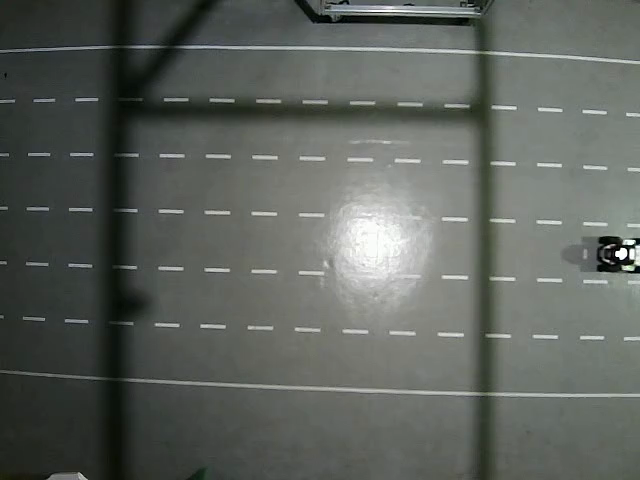
#> input picture src/examples/scripts/data_process/dual_cam_merge/view-left.png, 640 x 480 px
$ python pic_process-bypix.py
#> lines starting #> are read from the running program, lines starting #| are printed output that depends on the picture
import cv2
import numpy as np

def generate_target_control_points(source_points, image_shape, output_size, num_h_lines):
    """
    根据源控制点和期望的布局，自动生成目标控制点。
    假设所有点按行分组，并且我们希望将它们映射到一个均匀的网格上。
    """
    out_w, out_h = output_size
    img_w = image_shape[1]

    # 将y坐标均匀分布在垂直空间中
    # 在顶部和底部留出一些边距，所以我们将空间分成 num_h_lines + 1 份
    y_coords = np.linspace(out_h / (num_h_lines + 1), out_h * num_h_lines / (num_h_lines + 1), num_h_lines)

    target_points = []
    points_per_line = len(source_points) // num_h_lines

    for i in range(num_h_lines):
        for j in range(points_per_line):
            point_index = i * points_per_line + j
            src_x = source_points[point_index][0]

            # 按比例缩放x坐标
            dst_x = src_x * (out_w / img_w)
            dst_y = y_coords[i]
            target_points.append([dst_x, dst_y])

    return np.array(target_points, dtype=np.float32)


def correct_with_tps(image_path, source_points, output_size=(1000, 750), num_lines=3):
    """
    使用薄板样条插值(TPS)来校正镜头和透视畸变。

    参数:
    - image_path (str): 输入图像的路径。
    - source_points (np.array): N x 2 的源控制点数组。
    - output_size (tuple): 输出图像的 (宽度, 高度)。
    - num_lines (int): 场景中的车道线数量。

    返回:
    - warped_image (np.array): 校正后的鸟瞰图。
    """
#> called with image_path = 'view-left.png', source_points = array of shape (9, 2), output_size = (1000, 750), num_lines = 3
    img = cv2.imread(image_path)
#> img is the input picture: shape (480, 640, 3); mean B, G, R 92.9, 98.1, 93.4
    if img is None:
        raise FileNotFoundError(f"无法找到或打开图像: {image_path}")

    # 1. 创建TPS变换器
    tps = cv2.createThinPlateSplineShapeTransformer()

    # 2. 生成我们期望的目标控制点（一个完美的水平网格）
    target_points = generate_target_control_points(source_points, img.shape, output_size, num_lines)

    # 3. 准备OpenCV所需格式的控制点 (N, 1, 2)
    source_points_cv = source_points.reshape(-1, 1, 2).astype(np.float32)
    target_points_cv = target_points.reshape(-1, 1, 2).astype(np.float32)

    # 4. 估算TPS变换
    matches = [cv2.DMatch(i, i, 0) for i in range(len(source_points))]
    # *** 代码修正 #1: 调整参数顺序 ***
    # 计算从 source_points (moving) 到 target_points (target) 的变换
    tps.estimateTransformation(source_points_cv, target_points_cv, matches)

    # 5. 应用变换来扭曲图像
    # *** 代码修正 #2: 修正warpImage调用方式 ***
    # a. 创建一个所需尺寸的目标画布
    height, width = output_size[1], output_size[0]
    dst_canvas = np.zeros((height, width, 3), dtype=img.dtype)

    # b. 将源图像扭曲并绘制到目标画布上
    #    该函数会修改并返回 dst_canvas
    warped_image = tps.warpImage(img, dst_canvas, flags=cv2.INTER_CUBIC, borderMode=cv2.BORDER_CONSTANT)
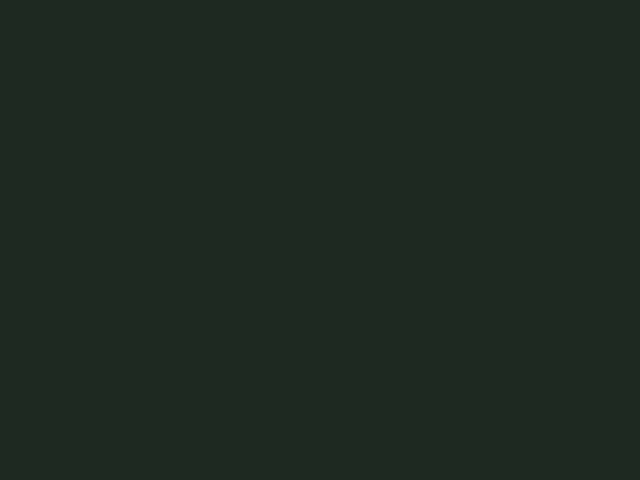
#> warped_image: shape (480, 640, 3); mean B, G, R 33, 41, 30
#> call 2 of correct_with_tps, with image_path = 'view-right.png', source_points = array of shape (9, 2), output_size = (1000, 750), num_lines = 3
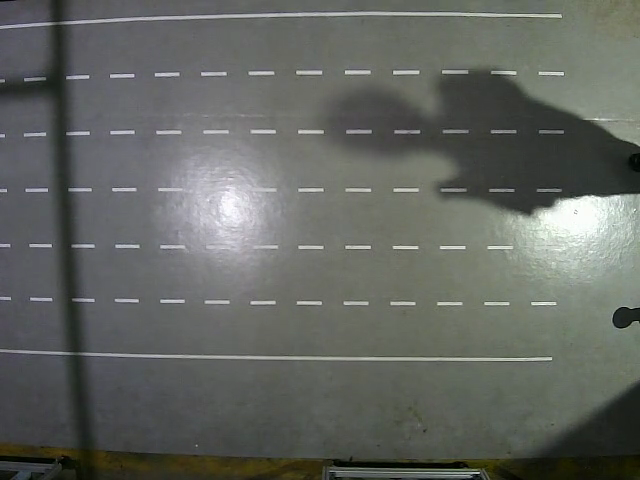
#> input picture src/examples/scripts/data_process/dual_cam_merge/view-right.png, 640 x 480 px
#> in correct_with_tps, img is the input picture: shape (480, 640, 3); mean B, G, R 97.3, 102.1, 99

    return warped_image

def stitch_images(img_left, img_right):
    """
    使用特征点匹配拼接两张图像。(此函数与之前版本相同)
    """
    # 1. 初始化ORB特征点检测器
    orb = cv2.ORB_create(nfeatures=2000)

    # 2. 在两张图中寻找关键点和描述符
    kp_left, des_left = orb.detectAndCompute(img_left, None)
#> kp_left = (); des_left = None
    kp_right, des_right = orb.detectAndCompute(img_right, None)
#> kp_right = (); des_right = None

    # 3. 使用暴力匹配器进行特征匹配
    bf = cv2.BFMatcher(cv2.NORM_HAMMING, crossCheck=False)
    matches = bf.knnMatch(des_right, des_left, k=2)
#> matches = ()

    # 4. 应用Lowe's比率测试，筛选出好的匹配点
    good_matches = []
    if matches:
        for m, n in matches:
            if m.distance < 0.75 * n.distance:
                good_matches.append(m)

    print(f"找到 {len(good_matches)} 个高质量匹配点。")

    if len(good_matches) < 10:
        print("错误：没有找到足够的匹配点来进行拼接。")
        return None

    # 5. 提取匹配点的位置并计算单应性矩阵 (Homography)
    src_pts = np.float32([kp_right[m.queryIdx].pt for m in good_matches]).reshape(-1, 1, 2)
    dst_pts = np.float32([kp_left[m.trainIdx].pt for m in good_matches]).reshape(-1, 1, 2)

    H, mask = cv2.findHomography(src_pts, dst_pts, cv2.RANSAC, 5.0)

    # 6. 拼接图像
    h_left, w_left = img_left.shape[:2]
    h_right, w_right = img_right.shape[:2]

    result = cv2.warpPerspective(img_right, H, (w_left + w_right, h_left))
    result[0:h_left, 0:w_left] = img_left

    # 裁剪掉右侧多余的黑色区域
    gray = cv2.cvtColor(result, cv2.COLOR_BGR2GRAY)
    _, thresh = cv2.threshold(gray, 1, 255, cv2.THRESH_BINARY)
    contours, _ = cv2.findContours(thresh, cv2.RETR_EXTERNAL, cv2.CHAIN_APPROX_SIMPLE)
    if contours:
        # 寻找最大的轮廓
        cnt = max(contours, key=cv2.contourArea)
        x, y, w, h = cv2.boundingRect(cnt)
        result = result[y:y+h, x:x+w]

    return result

if __name__ == '__main__':
    # --- 任务1: 使用TPS进行畸变校正 ---
    # !! 重要提示 !!
    # 这是最关键的一步。我通过在图像编辑器中查看，手动提取了以下控制点。
    # 每个子列表代表一条车道线，包含该线上从左到右的几个点的 [x, y] 坐标。
    # 为了获得最佳效果，您应该亲自提取这些点。点的数量和位置可以调整。

    # 为 'view-left.png' (691x456) 定义源控制点
    # 7条线, 每条线3个点 (左, 中, 右)
    src_points_left = np.array([
        # Line 1 (Top)
        [1, 51], [326, 48], [640, 62],
        # Line 4
        [1, 209], [324, 216], [640, 226],
        # Line 7 (Bottom)
        [1, 371], [388, 392], [640, 395],
    ])

    # 为 'view-right.jpg' (674x540) 定义源控制点
    src_points_right = np.array([
        # Line 1 (Top)
        [1, 27], [293, 16], [562, 16],
        # Line 4
        [1, 191], [299, 191], [562, 191],
        # Line 7 (Bottom)
        [1, 350], [337, 455], [294, 359],
    ])

    output_dimensions = (1000, 750) # 定义校正后鸟瞰图的统一尺寸


    print("正在校正左侧图像...")
    corrected_left = correct_with_tps(
        'view-left.png',
        src_points_left,
        output_dimensions,
        num_lines=3
    )
    # 校正右侧图像
    print("正在校正右侧图像...")
    corrected_right = correct_with_tps(
        'view-right.png',
        src_points_right,
        output_dimensions,
        num_lines=3
    )

    # [6 lines of commented-out code are left out]
    print("\n正在拼接图像...")
    final_panorama = stitch_images(corrected_left, corrected_right)

    if final_panorama is not None:
        # 调整最终图像大小以便于显示
        h, w = final_panorama.shape[:2]
        display_w = 1200
        display_h = int(display_w * h / w)
        final_display = cv2.resize(final_panorama, (display_w, display_h), interpolation=cv2.INTER_AREA)

        cv2.imshow('Final Stitched Panorama', final_display)
        cv2.imwrite('final_panorama_tps.jpg', final_panorama)
        print("\n任务完成！拼接后的全景图已显示，并保存为 'final_panorama_tps.jpg'。")
        print("按任意键退出。")
        cv2.waitKey(0)
        cv2.destroyAllWindows()
